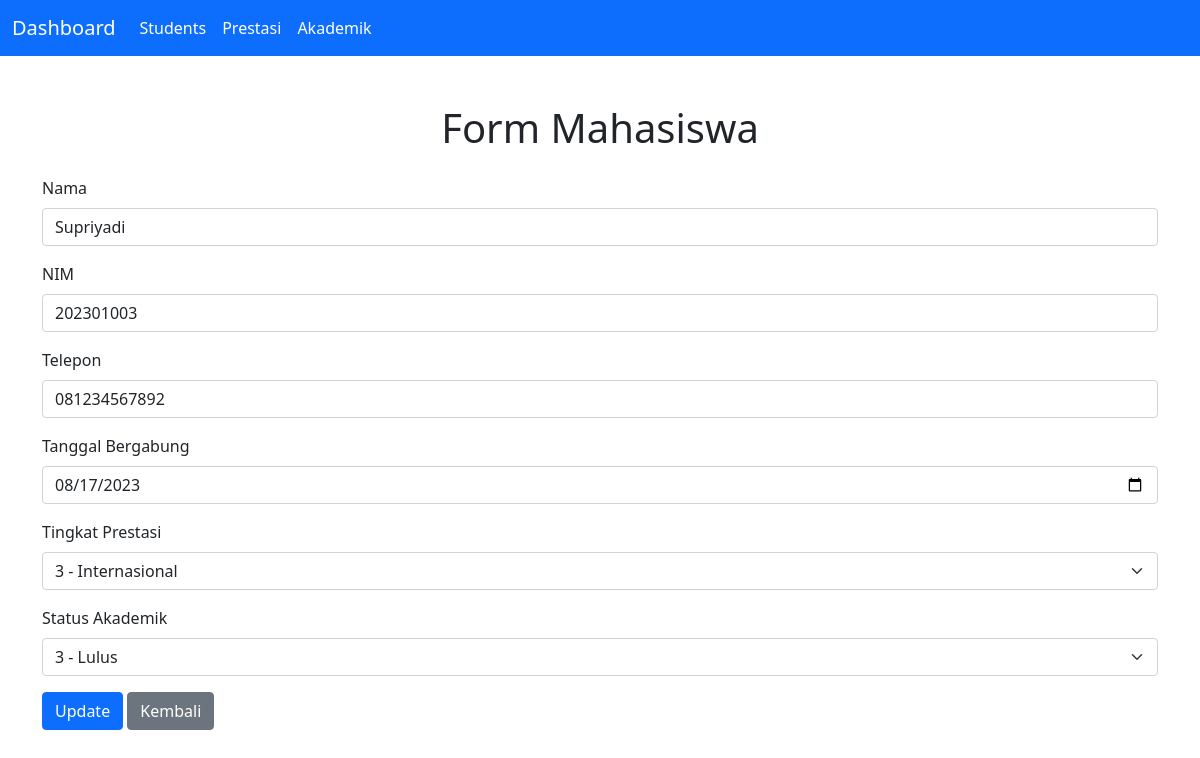
Screenshot of /tp_mvc/students.php?action=edit&id=3 with the database file from the repository.
### tables this page shows
CREATE TABLE `students` (
  `name` varchar(255) NOT NULL,
  `nim` varchar(255) NOT NULL,
  `phone` varchar(255) NOT NULL,
  `join_date` date NOT NULL,
  `id` int NOT NULL,
  `id_prestasi` int NOT NULL,
  `id_akademik` int NOT NULL
);

CREATE TABLE `prestasi` (
  `id_prestasi` int NOT NULL,
  `tingkat_prestasi` varchar(255) NOT NULL
);

CREATE TABLE `akademik` (
  `id_akademik` int NOT NULL,
  `status_akademik` varchar(255) NOT NULL
);

### tp_mvc/models/Students.class.php (called while the page is built, shortened)
<?php
include_once("models/DB.class.php");
class Students extends DB
{
    function getById($id)
    {
        $query = "SELECT * FROM students WHERE id = '$id'";
        return $this->execute($query);
    }
    public function getPrestasiOptions()
    {
        $query = "SELECT id_prestasi, tingkat_prestasi FROM prestasi";
        return $this->execute($query);
    }
    public function getAkademikOptions()
    {
        $query = "SELECT id_akademik, status_akademik FROM akademik";
        return $this->execute($query);
    }
}

### tp_mvc/models/DB.class.php (called while the page is built, shortened)
<?php
class DB {
    private $host;
    private $user;
    private $pass;
    private $dbname;
    private $conn;
    function __construct($host, $user, $pass, $name) {
        $this->host = $host;
        $this->user = $user;
        $this->pass = $pass;
        $this->dbname = $name;
    }
    function open() {
        $this->conn = new mysqli($this->host, $this->user, $this->pass, $this->dbname);
    }
    function execute($query) {
        return $this->conn->query($query);
    }
    function fetch($result) {
        return $result->fetch_assoc();
    }
}

### tp_mvc/controllers/students.controller.php (called while the page is built, shortened)
<?php
include_once("conf.php");
include_once("models/DB.class.php");
include_once("models/Students.class.php");
include_once("views/Students.view.php");
class StudentsController
{
    private $students;
    function __construct()
    {
        $this->students = new Students(Conf::$db_host, Conf::$db_user, Conf::$db_pass, Conf::$db_name);
    }
    function edit($id)
    {
        $this->students->open();
        $result = $this->students->getById($id);
        $data = $this->students->fetch($result);
        $view = new StudentsView();
        $view->renderForm($data);
    }
}

### tp_mvc/views/Students.view.php (the view, shortened to what this page needs)
<?php
include_once("views/Template.class.php");
class StudentsView
{
    private $students;
    public function __construct()
    {
        $this->students = new Students(Conf::$db_host, Conf::$db_user, Conf::$db_pass, Conf::$db_name);
    }
    public function renderForm($data = null)
    {
        $this->students->open();
        $prestasiResult = $this->students->getPrestasiOptions();
        $prestasiOptions = '';
        while ($row = $this->students->fetch($prestasiResult)) {
            $selected = ($data && $data['id_prestasi'] == $row['id_prestasi']) ? 'selected' : '';
            $prestasiOptions .= "<option value='{$row['id_prestasi']}' $selected>{$row['id_prestasi']} - {$row['tingkat_prestasi']}</option>";
        }
        $akademikResult = $this->students->getAkademikOptions();
        $akademikOptions = '';
        while ($row = $this->students->fetch($akademikResult)) {
            $selected = ($data && $data['id_akademik'] == $row['id_akademik']) ? 'selected' : '';
            $akademikOptions .= "<option value='{$row['id_akademik']}' $selected>{$row['id_akademik']} - {$row['status_akademik']}</option>";
        }
    }
}

### tp_mvc/views/Template.class.php (shortened to what this page needs)
<?php
class Template
{
    private $content = '';
    public function __construct($filename = '')
    {
        $this->content = file_exists($filename) ? file_get_contents($filename) : '';
    }
    public function clear()
    {
        $this->content = preg_replace("/DATA_[A-Z_0-9]+/", "", $this->content);
    }
    public function write()
    {
        echo $this->content;
    }
    public function replace($placeholder = '', $value = '')
    {
        $this->content = str_replace($placeholder, $value, $this->content);
    }
}

### rows the page displays
students: name "Supriyadi", nim "202301003", phone "081234567892", join_date "08/17/2023"
prestasi: id_prestasi "3 - Internasional"
akademik: id_akademik "3 - Lulus"
